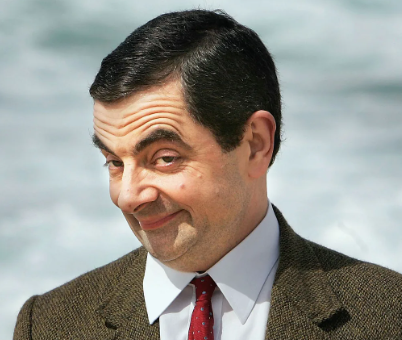
#> input picture pillow/bean.png, 402 x 340 px
$ python image_crop.py
#> lines starting #> are read from the running program, lines starting #| are printed output that depends on the picture
from PIL import Image

image_file = "bean.png"
im = Image.open(image_file)
#> im is the input picture: PIL image 402x340 RGBA; mean R, G, B, A 149.9, 148, 141.3, 255
im.show()

width, height = im.size
#> width = 402; height = 340

left = 5
top = height / 4
#> top = 85
right = 200
bottom = 3 * height / 4
#> bottom = 255

cropped = im.crop((left, top, right, bottom))
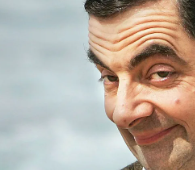
#> cropped: PIL image 195x170 RGBA; mean R, G, B, A 183.5, 171.3, 159.7, 255
cropped.show()

$ run again, with pillow/5f.jpg saved as pillow/bean.png
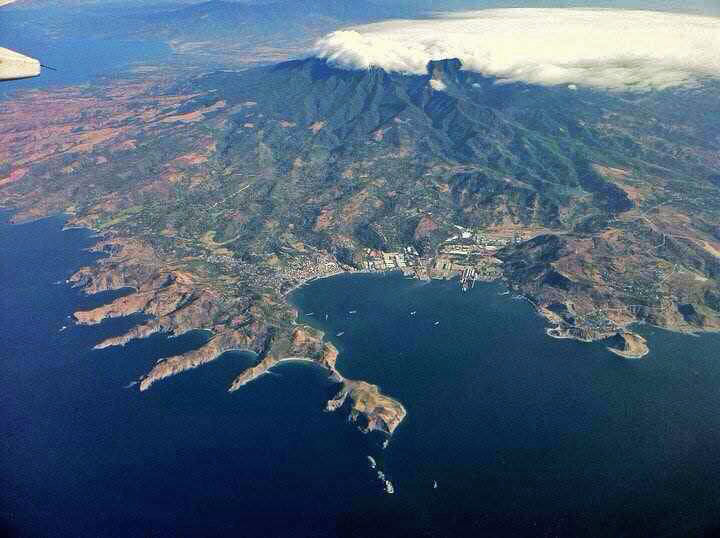
#> input picture pillow/5f.jpg, 720 x 538 px
#> im is the input picture: PIL image 720x538 RGB; mean R, G, B 76.3, 96.7, 118.3
#> `cropped = im.crop((left, top, right, bottom))`:
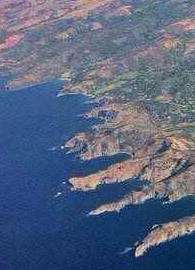
#> cropped: PIL image 195x270 RGB; mean R, G, B 87.1, 100.1, 126.4

$ run again, with pillow/casa.JPG saved as pillow/bean.png
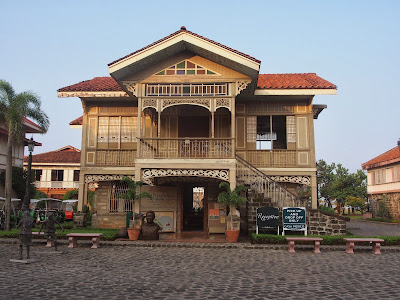
#> input picture pillow/casa.JPG, 400 x 300 px
#> im is the input picture: PIL image 400x300 RGB; mean R, G, B 131.2, 125.4, 121.9
#> `cropped = im.crop((left, top, right, bottom))`:
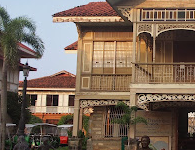
#> cropped: PIL image 195x150 RGB; mean R, G, B 123.2, 105.4, 91
